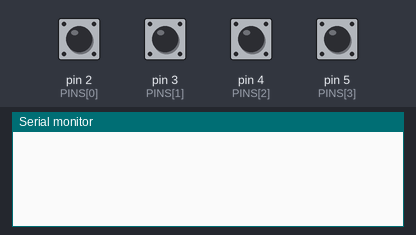
The sketch below on a simulated Arduino Uno, built with avr-gcc and run on an emulated ATmega328P. On the bench: the last lines printed to the serial monitor. The test bench sets the inputs (shaded band); at power-on: pin 2 (PINS[0]), pin 3 (PINS[1]), pin 4 (PINS[2]), pin 5 (PINS[3]) HIGH.

Above: at 1.2 s.
1.3 s: pin 2 (PINS[0]) pulled LOW for 0.15 s
At 1.7 s:
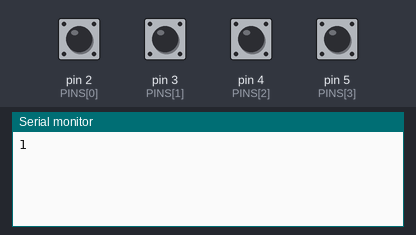
2.9 s: pin 3 (PINS[1]) pulled LOW for 0.15 s
At 4.1 s:
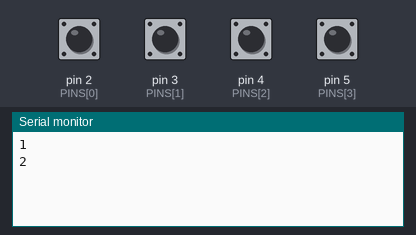
4.5 s: pin 4 (PINS[2]) pulled LOW for 0.15 s
At 5.4 s:
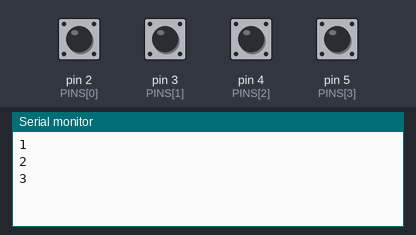
6.1 s: pin 5 (PINS[3]) pulled LOW for 0.15 s
At 6.6 s:
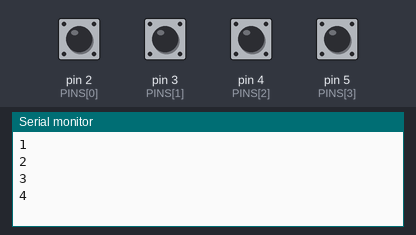
Timing chart, 0 to 8.7 s (numbered marks = the images above; inputs shaded):
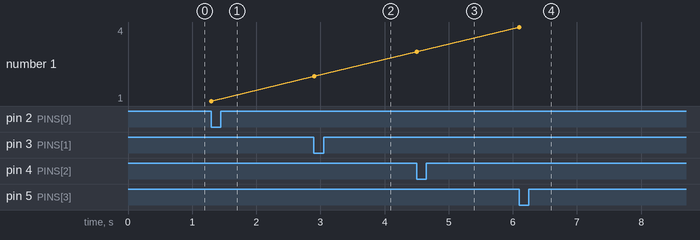

The sketch:

sampler.ino
```cpp
// サンプラー用スケッチ（Arduino UNO R3）
// ボタンを押すと、その番号（1〜4）をPCに送る。
// 配線：ボタンの片方の足をピンへ、もう片方をGNDへ。抵抗はいらない。

const int PINS[] = {2, 3, 4, 5};   // ボタン1〜4をつなぐピン
const int N = 4;
const unsigned long WAIT_MS = 20;  // チャタリング（押した瞬間のガタつき）よけ

int lastState[N];
unsigned long lastChange[N];

void setup() {
  Serial.begin(9600);
  for (int i = 0; i < N; i++) {
    pinMode(PINS[i], INPUT_PULLUP);  // 押していないときHIGH、押すとLOW
    lastState[i] = HIGH;
    lastChange[i] = 0;
  }
}

void loop() {
  for (int i = 0; i < N; i++) {
    int now = digitalRead(PINS[i]);
    if (now != lastState[i] && millis() - lastChange[i] > WAIT_MS) {
      lastChange[i] = millis();
      lastState[i] = now;
      if (now == LOW) {
        Serial.println(i + 1);  // 押された番号を送る
      }
    }
  }
}
```

Measured:
- after the input at 1.3 s, the serial monitor: prints a new line at once (image 1)
- after the input at 2.9 s, the serial monitor: prints a new line at once (image 2)
- after the input at 4.5 s, the serial monitor: prints a new line at once (image 3)
- after the input at 6.1 s, the serial monitor: prints a new line at once (image 4)
- plotted number 1: 1 → 2 after the input at 2.9 s, 2 → 3 after the input at 4.5 s, 3 → 4 after the input at 6.1 s
